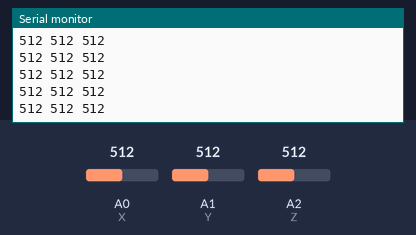
Bench run of a sketch on a simulated Arduino Uno, built with avr-gcc and run on an emulated ATmega328P. Shown: the last lines printed to the serial monitor. The test bench sets the inputs (shaded band); at power-on: A0 (X) = 512, A1 (Y) = 512, A2 (Z) = 512.

Above: at 1.2 s.
1.3 s: A0 (X) set to 11
At 2.1 s:
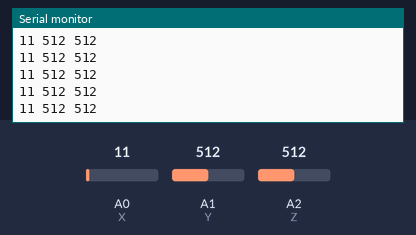
2.8 s: A0 (X) set to 8
At 3.7 s:
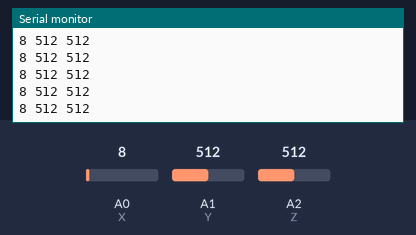
4.3 s: A1 (Y) set to 991
At 4.8 s:
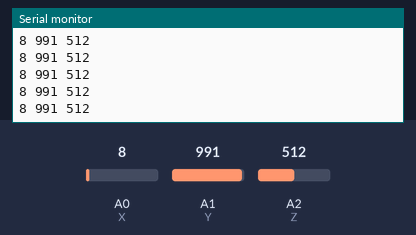
5.8 s: A1 (Y) set to 1011
At 6.8 s:
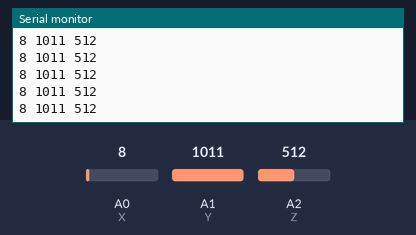
Timing chart, 0 to 8.8 s (numbered marks = the images above; inputs shaded):
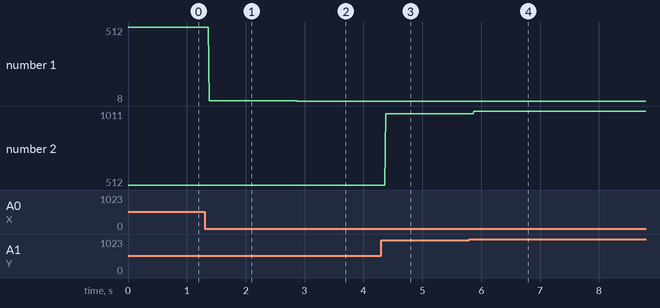

The sketch:

potenciometer.ino
```cpp
#define X A0
#define Y A1
#define Z A2

void setup()
{
  Serial.begin(9600);
}

void loop()
{
  int x,y,z;
  x = analogRead(X);
  y = analogRead(Y);
  z = analogRead(Z);

  Serial.print(x);
  Serial.print(" ");
  Serial.print(y);
  Serial.print(" ");
  Serial.println(z);
}
```

Measured:
- after the input at 1.3 s, the serial monitor: prints a new line after 0.08 s (image 1)
- after the input at 2.8 s, the serial monitor: prints a new line after 0.08 s (image 2)
- after the input at 4.3 s, the serial monitor: prints a new line after 0.08 s (image 3)
- after the input at 5.8 s, the serial monitor: prints a new line after 0.07 s (image 4)
- plotted number 1: 512 → 11 after the input at 1.3 s, 11 → 8 after the input at 2.8 s
- plotted number 2: 512 → 991 after the input at 4.3 s, 991 → 1011 after the input at 5.8 s
